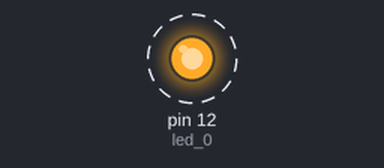
The sketch below on a simulated Arduino Uno, built with avr-gcc and run on an emulated ATmega328P. Shown: output pins drawn as LEDs (lit = HIGH). Dashed ring = blinking.

Above: at 0.12 s.
Timing chart, 0 to 3.0 s (numbered marks = the images above):
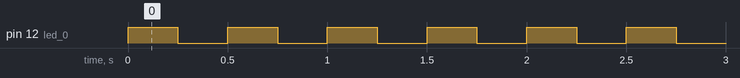

The sketch:

Parpadeo.ino
```cpp
/***   Included libraries  ***/


/***   Global variables and function definition  ***/
int led_0 = 12;

/***   Setup  ***/
void setup() {
    pinMode(led_0, OUTPUT);
}

/***   Loop  ***/
void loop() {
    int Pausa = 250;
    digitalWrite(led_0, HIGH);
    delay(Pausa);
    digitalWrite(led_0, LOW);
    delay(Pausa);
}
```

Measured:
- by itself, pin 12 (led_0): alternates HIGH for 0.25 s and LOW for 0.25 s
